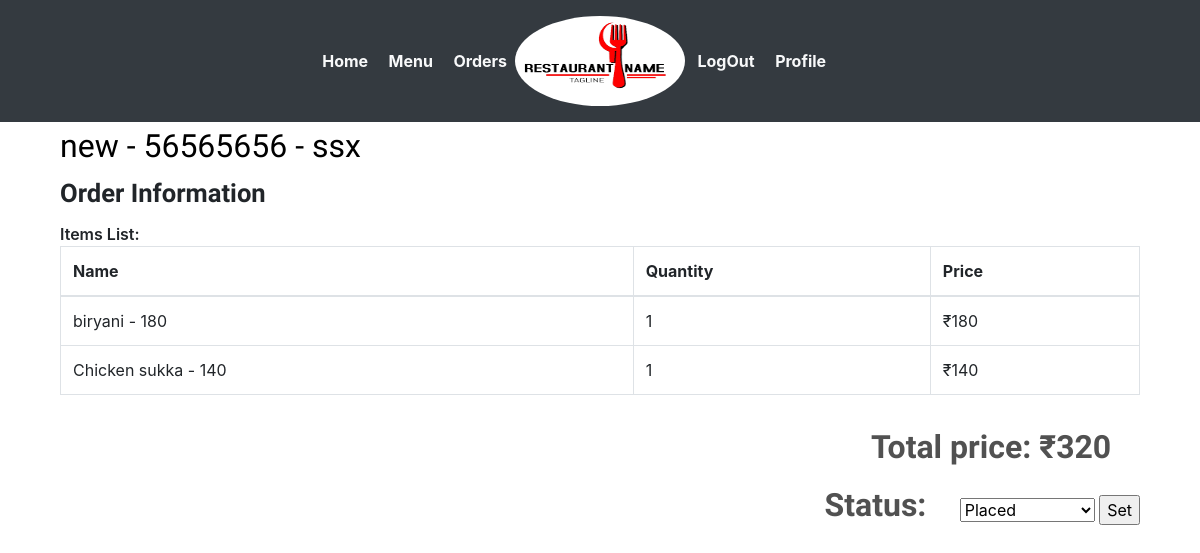
/restaurant/orderlist/ (signed in), run on an earlier commit of the app's database.
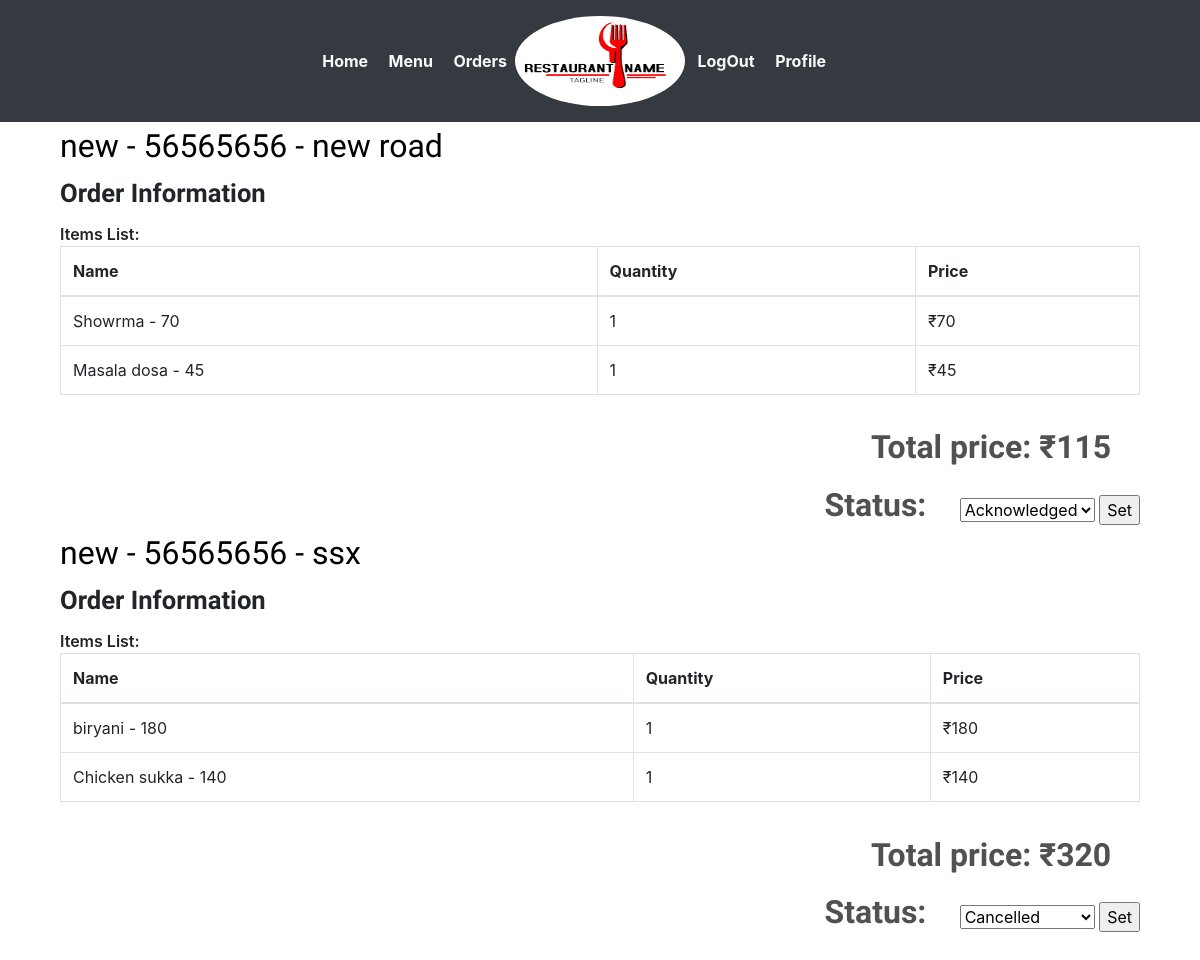
And on a later commit of the database.
### basicapp/models.py (models this page shows, shortened)
class Customer(models.Model):
	user 		= models.OneToOneField(settings.AUTH_USER_MODEL,on_delete=models.CASCADE)
	f_name   	= models.CharField(max_length=20,blank=False)
	l_name		= models.CharField(max_length=20,blank=False)
	city  		= models.CharField(max_length=40,blank=False)
	phone 		= models.CharField(max_length=10,blank=False)
	address		= models.TextField()

class Order(models.Model):
	id 				= models.AutoField(primary_key=True)
	total_amount    = models.IntegerField(default=0)
	timestamp       = models.DateTimeField(auto_now_add=True)
	delivery_addr   = models.CharField(max_length=50,blank=True)
	orderedBy       = models.ForeignKey(User ,on_delete=models.CASCADE)
	r_id			= models.ForeignKey(Restaurant ,on_delete=models.CASCADE)
	ORDER_STATE_WAITING 	 = "Waiting"
	ORDER_STATE_PLACED 		 = "Placed"
	ORDER_STATE_ACKNOWLEDGED = "Acknowledged"
	ORDER_STATE_COMPLETED    = "Completed"
	ORDER_STATE_CANCELLED    = "Cancelled"
	ORDER_STATE_DISPATCHED   = "Dispatched"
	ORDER_STATE_CHOICES = (
		(ORDER_STATE_WAITING,ORDER_STATE_WAITING),
	    (ORDER_STATE_PLACED, ORDER_STATE_PLACED),
	    (ORDER_STATE_ACKNOWLEDGED, ORDER_STATE_ACKNOWLEDGED),
	    (ORDER_STATE_COMPLETED, ORDER_STATE_COMPLETED),
	    (ORDER_STATE_CANCELLED, ORDER_STATE_CANCELLED),
	    (ORDER_STATE_DISPATCHED, ORDER_STATE_DISPATCHED)
	)
	status = models.CharField(max_length=50,choices=ORDER_STATE_CHOICES,default=ORDER_STATE_WAITING)

class Menu(models.Model):
	id 		 = models.AutoField(primary_key=True)
	item_id  = models.ForeignKey(Item,on_delete=models.CASCADE)
	r_id     = models.ForeignKey(Restaurant,on_delete=models.CASCADE)
	price    = models.IntegerField(blank=False)
	quantity = models.IntegerField(blank=False,default=0)
	def __str__(self):
		return self.item_id.fname+' - '+str(self.price)

class Item(models.Model):
	id 			= models.AutoField(primary_key=True)
	fname 		= models.CharField(max_length=30,blank=False)
	category 	= models.CharField(max_length=50,blank=False)

### basicapp/views.py (the view, shortened to what this page needs)
# urls.py: path('restaurant/orderlist/',views.orderlist,name='orderlist'),
@login_required(login_url='/login/restaurant/')
def orderlist(request):
	orders = Order.objects.filter(r_id=request.user.restaurant.id).order_by('-timestamp')
	corders = []
	for order in orders:
		user = User.objects.filter(id=order.orderedBy.id)
		user = user[0]
		corder = []
		if user.is_restaurant:
			corder.append(user.restaurant.rname)
			corder.append(user.restaurant.info)
		else:
			corder.append(user.customer.f_name)
			corder.append(user.customer.phone)
		items_list = orderItem.objects.filter(ord_id=order)
		items = []
		for item in items_list:
			citem = []
			citem.append(item.item_id)
			citem.append(item.quantity)
			menu = Menu.objects.filter(id=item.item_id.id)
			citem.append(menu[0].price*item.quantity)
			menu = 0
			items.append(citem)
		corder.append(items)
		corder.append(order.total_amount)
		corder.append(order.id)
		x = order.status
		if x == Order.ORDER_STATE_WAITING:
		    continue
		elif x == Order.ORDER_STATE_PLACED:
		    x = 1
		elif x == Order.ORDER_STATE_ACKNOWLEDGED:
			x = 2
		elif x == Order.ORDER_STATE_COMPLETED:
			x = 3
		elif x == Order.ORDER_STATE_DISPATCHED:
			x = 4
		elif x == Order.ORDER_STATE_CANCELLED:
			x = 5
		else:
			continue
		corder.append(x)
		corder.append(order.delivery_addr)
		corders.append(corder)
	context = {
		"orders" : corders,
	}
	return render(request,"basicapp/order-list.html",context)

### basicapp/templates/basicapp/order-list.html (shortened to what this page needs)
{% extends 'basicapp/base2.html' %}
{% block body %}
{% for order in orders %}
  <div class="container">
                    <div class="col-md-12 restaurent-title">
                        <div class="logo-title" style="border: 0;">
                            <h4>{{order.0}} - {{order.1}} - {{order.6}}</h4>
                        </div>
                    </div>
                    <div class="col-md-12 order-form-grid  wow fadeInLeft">
                        <h5>Order Information</h5>
                        <span>Items List:</span>
                        <div>
                            <table class="table table-hover table-bordered">
                                <thead>
                                    <th>
                                        Name
                                    </th>
                                    <th>
                                        Quantity
                                    </th>
                                    <th>
                                        Price
                                    </th>
                                </thead>
                                {% for x in order.2 %}
                                    <tr><td>{{x.0}}</td><td>{{x.1}}</td><td>&#x20b9;{{x.2}}</td></tr>
                                {% endfor %}
                            </table>
                        </div>
                    </div>
                    <div class="col-md-12 buy"  style="display: inline-block;">
                        <form action="" method="POST">{% csrf_token %}
                        <span>Total price: &#x20b9;{{order.3}}</span>
                        <span  style="display: inline;">Status:</span>
                        <select name="orderstatus">
                            {% if order.5 == 1 %}
                            <option value="1" selected>Placed</option>
                            {% endif %}
                            {% if order.5 == 2 %}
                            <option value="2" selected>Acknowledged</option>
                            {% endif %}
                            {% if order.5 == 5 %}
                            <option value="5" selected>Cancelled</option>
                            {% endif %}
                        </select>
                        <input type="submit" value="Set" name="submit"/>
                        </form>
                    </div>
        </div>
{% endfor %}
{% endblock %}

What changed in the data, as far as the page shows it:
added Order: delivery_addr "new road"
now on this page (row edited): Menu: item_id+price "Showrma - 70", x "1", price "70", shown under "new"
now on this page (row edited): Menu: item_id+price "Masala dosa - 45", x "1", price "45", shown under "new"
Also different on the page:
form field orderstatus: "Placed" → "Cancelled"
new list line: "new 56565656"
new list line: "- - Order Information Items List: Name Quantity Price Total price: ₹ 115 Status: Acknowledged Set"
